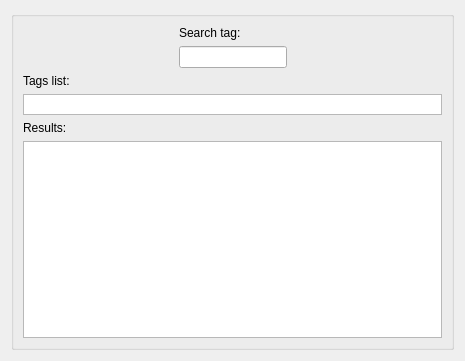
<?xml version="1.0" encoding="UTF-8"?>
<ui version="4.0">
 <class>SearchPage</class>
 <widget class="QWidget" name="SearchPage">
  <property name="geometry">
   <rect>
    <x>0</x>
    <y>0</y>
    <width>465</width>
    <height>361</height>
   </rect>
  </property>
  <property name="windowTitle">
   <string>Form</string>
  </property>
  <layout class="QVBoxLayout" name="verticalLayout_3">
   <item>
    <widget class="QGroupBox" name="groupBox">
     <property name="title">
      <string/>
     </property>
     <layout class="QVBoxLayout" name="verticalLayout_2">
      <item>
       <layout class="QHBoxLayout" name="horizontalLayout">
        <item>
         <spacer name="horizontalSpacer">
          <property name="orientation">
           <enum>Qt::Horizontal</enum>
          </property>
          <property name="sizeHint" stdset="0">
           <size>
            <width>40</width>
            <height>20</height>
           </size>
          </property>
         </spacer>
        </item>
        <item>
         <layout class="QVBoxLayout" name="verticalLayout">
          <item>
           <widget class="QLabel" name="label_3">
            <property name="text">
             <string>Search tag:</string>
            </property>
           </widget>
          </item>
          <item>
           <widget class="TagLineEdit" name="tagEdit">
            <property name="sizePolicy">
             <sizepolicy hsizetype="Fixed" vsizetype="Fixed">
              <horstretch>0</horstretch>
              <verstretch>0</verstretch>
             </sizepolicy>
            </property>
            <property name="placeholderText">
             <string/>
            </property>
           </widget>
          </item>
         </layout>
        </item>
        <item>
         <spacer name="horizontalSpacer_2">
          <property name="orientation">
           <enum>Qt::Horizontal</enum>
          </property>
          <property name="sizeHint" stdset="0">
           <size>
            <width>40</width>
            <height>20</height>
           </size>
          </property>
         </spacer>
        </item>
       </layout>
      </item>
      <item>
       <widget class="QLabel" name="label">
        <property name="text">
         <string>Tags list:</string>
        </property>
       </widget>
      </item>
      <item>
       <widget class="TagListWidget" name="tagList">
        <property name="sizePolicy">
         <sizepolicy hsizetype="Expanding" vsizetype="Fixed">
          <horstretch>0</horstretch>
          <verstretch>0</verstretch>
         </sizepolicy>
        </property>
        <property name="maximumSize">
         <size>
          <width>16777215</width>
          <height>21</height>
         </size>
        </property>
        <property name="flow">
         <enum>QListView::LeftToRight</enum>
        </property>
       </widget>
      </item>
      <item>
       <widget class="QLabel" name="resultsLabel">
        <property name="text">
         <string>Results:</string>
        </property>
       </widget>
      </item>
      <item>
       <widget class="QTableView" name="resultView">
        <property name="contextMenuPolicy">
         <enum>Qt::ActionsContextMenu</enum>
        </property>
       </widget>
      </item>
     </layout>
    </widget>
   </item>
  </layout>
 </widget>
 <customwidgets>
  <customwidget>
   <class>TagLineEdit</class>
   <extends>QLineEdit</extends>
   <header>taglineedit.h</header>
  </customwidget>
  <customwidget>
   <class>TagListWidget</class>
   <extends>QListWidget</extends>
   <header>taglistwidget.h</header>
  </customwidget>
 </customwidgets>
 <resources/>
 <connections/>
</ui>
